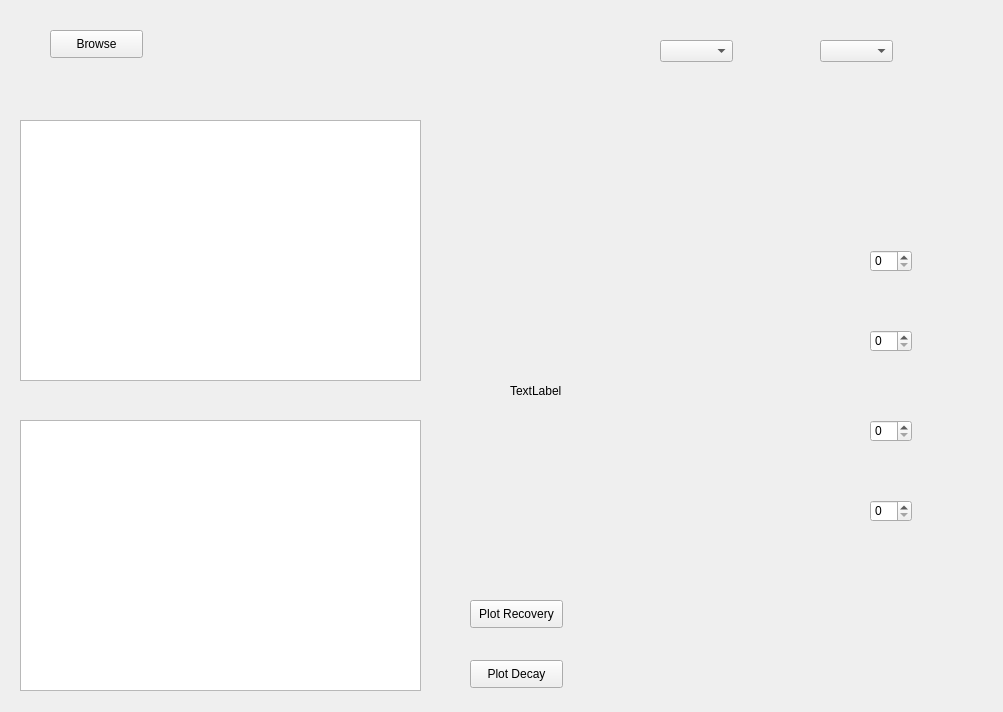
<?xml version="1.0" encoding="UTF-8"?>
<ui version="4.0">
 <class>Form</class>
 <widget class="QWidget" name="Form">
  <property name="geometry">
   <rect>
    <x>0</x>
    <y>0</y>
    <width>1003</width>
    <height>712</height>
   </rect>
  </property>
  <property name="windowTitle">
   <string>Form</string>
  </property>
  <widget class="QComboBox" name="PhantomSize">
   <property name="geometry">
    <rect>
     <x>660</x>
     <y>40</y>
     <width>73</width>
     <height>22</height>
    </rect>
   </property>
  </widget>
  <widget class="QComboBox" name="TissueProperty">
   <property name="geometry">
    <rect>
     <x>820</x>
     <y>40</y>
     <width>73</width>
     <height>22</height>
    </rect>
   </property>
  </widget>
  <widget class="QLabel" name="Image">
   <property name="geometry">
    <rect>
     <x>510</x>
     <y>240</y>
     <width>331</width>
     <height>301</height>
    </rect>
   </property>
   <property name="text">
    <string>TextLabel</string>
   </property>
  </widget>
  <widget class="QSpinBox" name="TE">
   <property name="geometry">
    <rect>
     <x>870</x>
     <y>250</y>
     <width>42</width>
     <height>22</height>
    </rect>
   </property>
  </widget>
  <widget class="QSpinBox" name="TR">
   <property name="geometry">
    <rect>
     <x>870</x>
     <y>330</y>
     <width>42</width>
     <height>22</height>
    </rect>
   </property>
  </widget>
  <widget class="QSpinBox" name="FlipAngle">
   <property name="geometry">
    <rect>
     <x>870</x>
     <y>420</y>
     <width>42</width>
     <height>22</height>
    </rect>
   </property>
  </widget>
  <widget class="QSpinBox" name="TimeSpan">
   <property name="geometry">
    <rect>
     <x>870</x>
     <y>500</y>
     <width>42</width>
     <height>22</height>
    </rect>
   </property>
  </widget>
  <widget class="QPushButton" name="Browse">
   <property name="geometry">
    <rect>
     <x>50</x>
     <y>30</y>
     <width>93</width>
     <height>28</height>
    </rect>
   </property>
   <property name="text">
    <string>Browse</string>
   </property>
  </widget>
  <widget class="QGraphicsView" name="Recoverygraph">
   <property name="geometry">
    <rect>
     <x>20</x>
     <y>120</y>
     <width>401</width>
     <height>261</height>
    </rect>
   </property>
  </widget>
  <widget class="QGraphicsView" name="Decaygraph">
   <property name="geometry">
    <rect>
     <x>20</x>
     <y>420</y>
     <width>401</width>
     <height>271</height>
    </rect>
   </property>
  </widget>
  <widget class="QPushButton" name="PlotDecay">
   <property name="geometry">
    <rect>
     <x>470</x>
     <y>660</y>
     <width>93</width>
     <height>28</height>
    </rect>
   </property>
   <property name="text">
    <string>Plot Decay</string>
   </property>
  </widget>
  <widget class="QPushButton" name="PlotRecovery">
   <property name="geometry">
    <rect>
     <x>470</x>
     <y>600</y>
     <width>93</width>
     <height>28</height>
    </rect>
   </property>
   <property name="text">
    <string>Plot Recovery</string>
   </property>
  </widget>
 </widget>
 <resources/>
 <connections/>
</ui>
